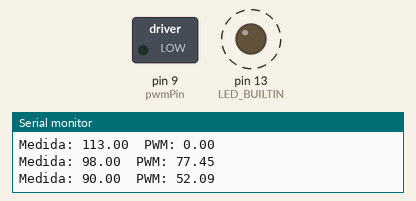
Simulated run of this sketch. Board: Arduino Uno, built with avr-gcc and run on an emulated ATmega328P. Shown: switched loads named in the sketch (green lamp = pin HIGH), output pins drawn as LEDs (lit = HIGH), the last lines printed to the serial monitor. Dashed ring = blinking. Random numbers use the default seed unless the sketch sets one.

Above: at 0.15 s.
At 11.61 s:
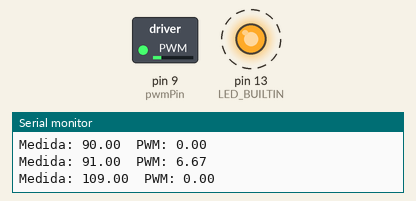
At 15.96 s:
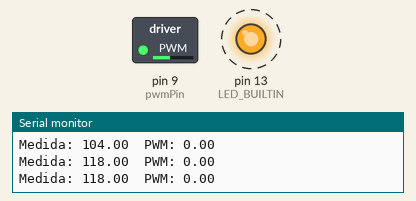
At 37.67 s:
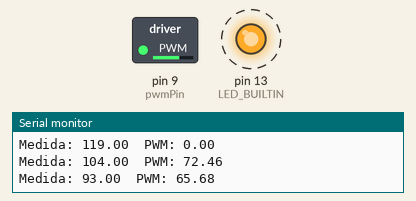
Timing chart, 0 to 40.0 s (numbered marks = the images above):
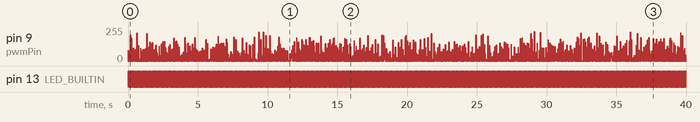

Measured:
- by itself, pin 13 (LED_BUILTIN): alternates HIGH for 0.03 s and LOW for 0.03 s

The sketch:

PID.ino
```cpp
// Parámetros del PID
float Kp = 1.2;
float Ki = 0.4;
float Kd = 0.05;

// Variables internas PID
float errorPrevio = 0;
float integral = 0;

// Frecuencia de muestreo propuesta: 10 ms = 100 Hz
unsigned long T = 10;
unsigned long lastTime = 0;

// Entrada, salida y referencia (setpoint)
float referencia = 100.0;  // RPM simulados
float medida = 0;          // lectura del "sensor"
float salidaPID = 0;

// Pin del motor (se prueba con un led)
int pwmPin = 9;

void setup() {
  Serial.begin(9600);
  pinMode(pwmPin, OUTPUT);
  pinMode(LED_BUILTIN, OUTPUT);
}

void loop() {

  unsigned long ahora = millis();
  if (ahora - lastTime >= T) {
    lastTime = ahora;

    // 1. Parpadear LED para verificar ejecución del PID
    digitalWrite(LED_BUILTIN, !digitalRead(LED_BUILTIN));

    //Se siguen los pasos de sección 3 de la tarea 2

    // 2. Leer "velocidad" simulada
    medida = leerVelocidadMotor();  //retorna valores aleatorios 80–120

    // 3. Calcular error
    float error = referencia - medida;

    // 4. Cálculo integral
    integral += error * (T / 1000.0);

    // 5. Cálculo derivada
    float derivada = (error - errorPrevio) / (T / 1000.0);

    // 6. PID (ecuación de control)
    salidaPID = Kp * error + Ki * integral + Kd * derivada;

    // Saturación del PWM
    if (salidaPID > 255) salidaPID = 255;
    if (salidaPID < 0) salidaPID = 0;

    // 7. Aplicar PWM simulado al LED en este caso
    analogWrite(pwmPin, (int)salidaPID);

    // 8. Guardar error previo
    errorPrevio = error;

    // 9. Se printean los datos
    // Comportamiento esperado:
    // Conforme cambia la medida debe cambiar el PWM
    // Si medida<referencia -> PWM debería subir   (LED más brillante)
    // Si medida>referencia -> PWM debería bajar   (LED se atenua)

    Serial.print("Medida: ");
    Serial.print(medida);
    Serial.print("  PWM: ");
    Serial.println(salidaPID);
  }
}

// =====================================================
// Función simulada del sensor de velocidad
// =====================================================
float leerVelocidadMotor() {
  return random(80, 120);  // simula lecturas cercanas a 100 RPM
}
```
